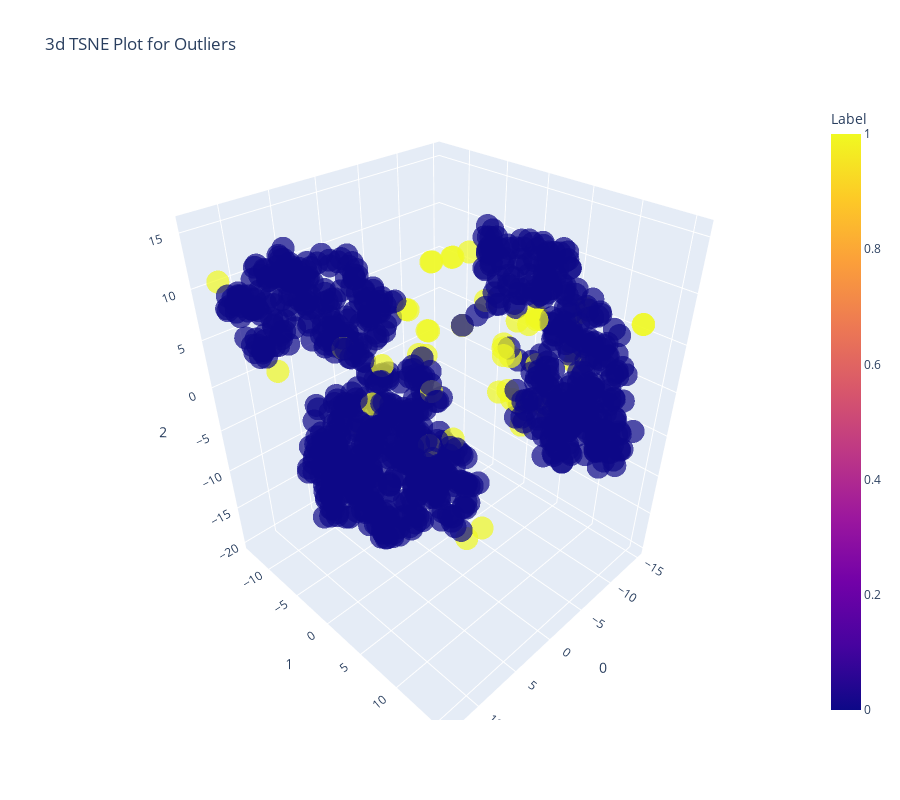

The notebook cell saved with this chart:
### Code cell
## creating a model
knn=create_model('knn')
## plotting a model
plot_model(knn)

### Figure 1 — Plotly figure (JSON) as saved in the notebook; plotly's stock layout.template omitted (floating-point values rounded to 4 significant figures; data arrays with more than 128 entries replaced by an {"elided": "..."} marker saying what was removed)
{"data": [{"customdata": {"elided": "1000x1 float values"}, "hoverlabel": {"namelength": 0}, "hovertemplate": "0=%{x}<br>1=%{y}<br>2=%{z}<br>Feature=%{customdata[0]}<br>Label=%{marker.color}", "legendgroup": "", "marker": {"color": {"elided": "1000 int values"}, "coloraxis": "coloraxis", "opacity": 0.7, "symbol": "circle"}, "mode": "markers", "name": "", "scene": "scene", "showlegend": false, "type": "scatter3d", "x": {"elided": "1000 float values"}, "y": {"elided": "1000 float values"}, "z": {"elided": "1000 float values"}}], "layout": {"coloraxis": {"colorbar": {"title": {"text": "Label"}}, "colorscale": [[0, "#0d0887"], [0.1111, "#46039f"], [0.2222, "#7201a8"], [0.3333, "#9c179e"], [0.4444, "#bd3786"], [0.5556, "#d8576b"], [0.6667, "#ed7953"], [0.7778, "#fb9f3a"], [0.8889, "#fdca26"], [1, "#f0f921"]]}, "height": 800, "legend": {"tracegroupgap": 0}, "scene": {"domain": {"x": [0, 1], "y": [0, 1]}, "xaxis": {"title": {"text": "0"}, "type": "linear"}, "yaxis": {"title": {"text": "1"}, "type": "linear"}, "zaxis": {"title": {"text": "2"}, "type": "linear"}, "aspectratio": {"x": 0.9149, "y": 0.9497, "z": 1.151}, "aspectmode": "auto"}, "title": {"text": "3d TSNE Plot for Outliers"}, "width": 900}}
